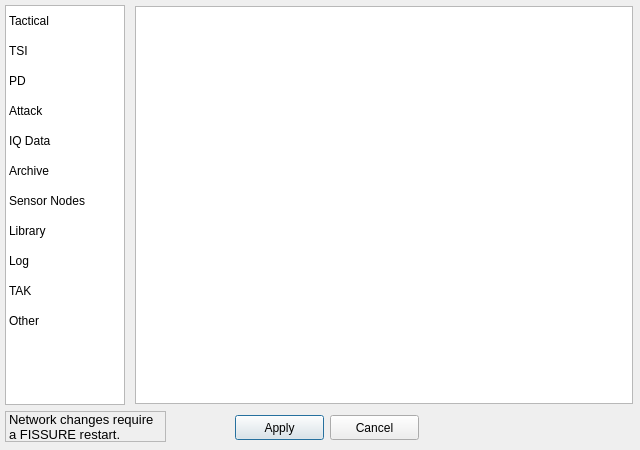
<?xml version="1.0" encoding="UTF-8"?>
<ui version="4.0">
 <class>OptionsDialog</class>
 <widget class="QDialog" name="OptionsDialog">
  <property name="windowModality">
   <enum>Qt::ApplicationModal</enum>
  </property>
  <property name="geometry">
   <rect>
    <x>0</x>
    <y>0</y>
    <width>640</width>
    <height>450</height>
   </rect>
  </property>
  <property name="windowTitle">
   <string>Options</string>
  </property>
  <property name="windowIcon">
   <iconset>
    <normaloff>../docs/Icons/logo_f.png</normaloff>../docs/Icons/logo_f.png</iconset>
  </property>
  <widget class="QListWidget" name="listWidget_options">
   <property name="geometry">
    <rect>
     <x>5</x>
     <y>5</y>
     <width>120</width>
     <height>400</height>
    </rect>
   </property>
   <property name="styleSheet">
    <string notr="true">QListWidget::item {
	margin: 8px; 
}</string>
   </property>
   <property name="flow">
    <enum>QListView::TopToBottom</enum>
   </property>
   <property name="spacing">
    <number>0</number>
   </property>
   <property name="viewMode">
    <enum>QListView::ListMode</enum>
   </property>
   <property name="currentRow">
    <number>-1</number>
   </property>
   <item>
    <property name="text">
     <string>Tactical</string>
    </property>
   </item>
   <item>
    <property name="text">
     <string>TSI</string>
    </property>
   </item>
   <item>
    <property name="text">
     <string>PD</string>
    </property>
   </item>
   <item>
    <property name="text">
     <string>Attack</string>
    </property>
   </item>
   <item>
    <property name="text">
     <string>IQ Data</string>
    </property>
   </item>
   <item>
    <property name="text">
     <string>Archive</string>
    </property>
   </item>
   <item>
    <property name="text">
     <string>Sensor Nodes</string>
    </property>
   </item>
   <item>
    <property name="text">
     <string>Library</string>
    </property>
   </item>
   <item>
    <property name="text">
     <string>Log</string>
    </property>
   </item>
   <item>
    <property name="text">
     <string>TAK</string>
    </property>
   </item>
   <item>
    <property name="text">
     <string>Other</string>
    </property>
   </item>
  </widget>
  <widget class="QFrame" name="frame">
   <property name="geometry">
    <rect>
     <x>135</x>
     <y>5</y>
     <width>500</width>
     <height>400</height>
    </rect>
   </property>
   <property name="frameShape">
    <enum>QFrame::NoFrame</enum>
   </property>
   <widget class="QStackedWidget" name="stackedWidget_options">
    <property name="geometry">
     <rect>
      <x>0</x>
      <y>1</y>
      <width>498</width>
      <height>398</height>
     </rect>
    </property>
    <property name="currentIndex">
     <number>0</number>
    </property>
    <widget class="QWidget" name="page">
     <widget class="QTableWidget" name="tableWidget_options_tactical">
      <property name="geometry">
       <rect>
        <x>0</x>
        <y>0</y>
        <width>498</width>
        <height>398</height>
       </rect>
      </property>
      <property name="font">
       <font>
        <pointsize>10</pointsize>
       </font>
      </property>
      <property name="lineWidth">
       <number>1</number>
      </property>
      <attribute name="horizontalHeaderVisible">
       <bool>false</bool>
      </attribute>
      <attribute name="horizontalHeaderDefaultSectionSize">
       <number>100</number>
      </attribute>
      <attribute name="horizontalHeaderStretchLastSection">
       <bool>true</bool>
      </attribute>
      <attribute name="verticalHeaderStretchLastSection">
       <bool>false</bool>
      </attribute>
      <column>
       <property name="text">
        <string/>
       </property>
      </column>
     </widget>
    </widget>
    <widget class="QWidget" name="page_2">
     <widget class="QTableWidget" name="tableWidget_options_tsi">
      <property name="geometry">
       <rect>
        <x>0</x>
        <y>0</y>
        <width>498</width>
        <height>398</height>
       </rect>
      </property>
      <property name="font">
       <font>
        <pointsize>10</pointsize>
       </font>
      </property>
      <attribute name="horizontalHeaderVisible">
       <bool>false</bool>
      </attribute>
      <attribute name="horizontalHeaderDefaultSectionSize">
       <number>100</number>
      </attribute>
      <attribute name="horizontalHeaderStretchLastSection">
       <bool>true</bool>
      </attribute>
      <attribute name="verticalHeaderStretchLastSection">
       <bool>false</bool>
      </attribute>
      <column>
       <property name="text">
        <string/>
       </property>
      </column>
     </widget>
    </widget>
    <widget class="QWidget" name="page_3">
     <widget class="QTableWidget" name="tableWidget_options_pd">
      <property name="geometry">
       <rect>
        <x>0</x>
        <y>0</y>
        <width>498</width>
        <height>398</height>
       </rect>
      </property>
      <property name="font">
       <font>
        <pointsize>10</pointsize>
       </font>
      </property>
      <attribute name="horizontalHeaderVisible">
       <bool>false</bool>
      </attribute>
      <attribute name="horizontalHeaderDefaultSectionSize">
       <number>100</number>
      </attribute>
      <attribute name="horizontalHeaderStretchLastSection">
       <bool>true</bool>
      </attribute>
      <attribute name="verticalHeaderStretchLastSection">
       <bool>false</bool>
      </attribute>
      <row>
       <property name="text">
        <string>buffer_size_interval</string>
       </property>
       <property name="font">
        <font>
         <pointsize>10</pointsize>
        </font>
       </property>
      </row>
      <column>
       <property name="text">
        <string/>
       </property>
      </column>
     </widget>
    </widget>
    <widget class="QWidget" name="page_4">
     <widget class="QTableWidget" name="tableWidget_options_attack">
      <property name="geometry">
       <rect>
        <x>0</x>
        <y>0</y>
        <width>498</width>
        <height>398</height>
       </rect>
      </property>
      <property name="font">
       <font>
        <pointsize>10</pointsize>
       </font>
      </property>
      <attribute name="horizontalHeaderVisible">
       <bool>false</bool>
      </attribute>
      <attribute name="horizontalHeaderDefaultSectionSize">
       <number>100</number>
      </attribute>
      <attribute name="horizontalHeaderStretchLastSection">
       <bool>true</bool>
      </attribute>
      <attribute name="verticalHeaderStretchLastSection">
       <bool>false</bool>
      </attribute>
      <row>
       <property name="text">
        <string>disabled_running_flow_graph_variables</string>
       </property>
       <property name="font">
        <font>
         <pointsize>10</pointsize>
        </font>
       </property>
      </row>
      <column>
       <property name="text">
        <string/>
       </property>
      </column>
     </widget>
    </widget>
    <widget class="QWidget" name="page_5">
     <widget class="QTableWidget" name="tableWidget_options_iq">
      <property name="geometry">
       <rect>
        <x>0</x>
        <y>0</y>
        <width>498</width>
        <height>398</height>
       </rect>
      </property>
      <property name="font">
       <font>
        <pointsize>10</pointsize>
       </font>
      </property>
      <attribute name="horizontalHeaderVisible">
       <bool>false</bool>
      </attribute>
      <attribute name="horizontalHeaderDefaultSectionSize">
       <number>100</number>
      </attribute>
      <attribute name="horizontalHeaderStretchLastSection">
       <bool>true</bool>
      </attribute>
      <attribute name="verticalHeaderStretchLastSection">
       <bool>false</bool>
      </attribute>
      <row>
       <property name="text">
        <string>fft_size</string>
       </property>
       <property name="font">
        <font>
         <pointsize>10</pointsize>
        </font>
       </property>
      </row>
      <row>
       <property name="text">
        <string>morse_code_amplitude_threshold</string>
       </property>
       <property name="font">
        <font>
         <pointsize>10</pointsize>
        </font>
       </property>
      </row>
      <row>
       <property name="text">
        <string>morse_code_error_tolerance</string>
       </property>
       <property name="font">
        <font>
         <pointsize>10</pointsize>
        </font>
       </property>
      </row>
      <row>
       <property name="text">
        <string>morse_code_same_letter_spacing</string>
       </property>
       <property name="font">
        <font>
         <pointsize>10</pointsize>
        </font>
       </property>
      </row>
      <row>
       <property name="text">
        <string>morse_code_between_letter_spacing</string>
       </property>
       <property name="font">
        <font>
         <pointsize>10</pointsize>
        </font>
       </property>
      </row>
      <row>
       <property name="text">
        <string>morse_code_between_word_spacing</string>
       </property>
       <property name="font">
        <font>
         <pointsize>10</pointsize>
        </font>
       </property>
      </row>
      <row>
       <property name="text">
        <string>moving_avg_points</string>
       </property>
       <property name="font">
        <font>
         <pointsize>10</pointsize>
        </font>
       </property>
      </row>
      <column>
       <property name="text">
        <string/>
       </property>
      </column>
     </widget>
    </widget>
    <widget class="QWidget" name="page_6">
     <widget class="QTableWidget" name="tableWidget_options_archive">
      <property name="geometry">
       <rect>
        <x>0</x>
        <y>0</y>
        <width>498</width>
        <height>398</height>
       </rect>
      </property>
      <property name="font">
       <font>
        <pointsize>10</pointsize>
       </font>
      </property>
      <attribute name="horizontalHeaderVisible">
       <bool>false</bool>
      </attribute>
      <attribute name="horizontalHeaderDefaultSectionSize">
       <number>100</number>
      </attribute>
      <attribute name="horizontalHeaderStretchLastSection">
       <bool>true</bool>
      </attribute>
      <attribute name="verticalHeaderStretchLastSection">
       <bool>false</bool>
      </attribute>
      <row>
       <property name="text">
        <string>dataset_noise_min</string>
       </property>
       <property name="font">
        <font>
         <pointsize>10</pointsize>
        </font>
       </property>
      </row>
      <row>
       <property name="text">
        <string>dataset_noise_max</string>
       </property>
       <property name="font">
        <font>
         <pointsize>10</pointsize>
        </font>
       </property>
      </row>
      <row>
       <property name="text">
        <string>dataset_phase_rot_min</string>
       </property>
       <property name="font">
        <font>
         <pointsize>10</pointsize>
        </font>
       </property>
      </row>
      <row>
       <property name="text">
        <string>dataset_phase_rot_max</string>
       </property>
       <property name="font">
        <font>
         <pointsize>10</pointsize>
        </font>
       </property>
      </row>
      <row>
       <property name="text">
        <string>dataset_scale_min</string>
       </property>
       <property name="font">
        <font>
         <pointsize>10</pointsize>
        </font>
       </property>
      </row>
      <row>
       <property name="text">
        <string>dataset_scale_max</string>
       </property>
       <property name="font">
        <font>
         <pointsize>10</pointsize>
        </font>
       </property>
      </row>
      <row>
       <property name="text">
        <string>dataset_freq_shift_min</string>
       </property>
       <property name="font">
        <font>
         <pointsize>10</pointsize>
        </font>
       </property>
      </row>
      <row>
       <property name="text">
        <string>dataset_freq_shift_max</string>
       </property>
       <property name="font">
        <font>
         <pointsize>10</pointsize>
        </font>
       </property>
      </row>
      <column>
       <property name="text">
        <string/>
       </property>
      </column>
     </widget>
    </widget>
    <widget class="QWidget" name="page_10">
     <widget class="QTableWidget" name="tableWidget_options_sensor_nodes">
      <property name="geometry">
       <rect>
        <x>0</x>
        <y>0</y>
        <width>498</width>
        <height>398</height>
       </rect>
      </property>
      <property name="font">
       <font>
        <pointsize>10</pointsize>
       </font>
      </property>
      <attribute name="horizontalHeaderVisible">
       <bool>false</bool>
      </attribute>
      <attribute name="horizontalHeaderDefaultSectionSize">
       <number>100</number>
      </attribute>
      <attribute name="horizontalHeaderStretchLastSection">
       <bool>true</bool>
      </attribute>
      <attribute name="verticalHeaderStretchLastSection">
       <bool>false</bool>
      </attribute>
      <column>
       <property name="text">
        <string/>
       </property>
      </column>
     </widget>
    </widget>
    <widget class="QWidget" name="page_7">
     <widget class="QTableWidget" name="tableWidget_options_library">
      <property name="geometry">
       <rect>
        <x>0</x>
        <y>0</y>
        <width>498</width>
        <height>398</height>
       </rect>
      </property>
      <property name="font">
       <font>
        <pointsize>10</pointsize>
       </font>
      </property>
      <attribute name="horizontalHeaderVisible">
       <bool>false</bool>
      </attribute>
      <attribute name="horizontalHeaderDefaultSectionSize">
       <number>100</number>
      </attribute>
      <attribute name="horizontalHeaderStretchLastSection">
       <bool>true</bool>
      </attribute>
      <attribute name="verticalHeaderStretchLastSection">
       <bool>false</bool>
      </attribute>
      <column>
       <property name="text">
        <string/>
       </property>
      </column>
     </widget>
    </widget>
    <widget class="QWidget" name="page_9">
     <widget class="QTableWidget" name="tableWidget_options_log">
      <property name="geometry">
       <rect>
        <x>0</x>
        <y>0</y>
        <width>498</width>
        <height>398</height>
       </rect>
      </property>
      <property name="font">
       <font>
        <pointsize>10</pointsize>
       </font>
      </property>
      <attribute name="horizontalHeaderVisible">
       <bool>false</bool>
      </attribute>
      <attribute name="horizontalHeaderDefaultSectionSize">
       <number>100</number>
      </attribute>
      <attribute name="horizontalHeaderStretchLastSection">
       <bool>true</bool>
      </attribute>
      <attribute name="verticalHeaderStretchLastSection">
       <bool>false</bool>
      </attribute>
      <row>
       <property name="text">
        <string>console_logging_level</string>
       </property>
       <property name="font">
        <font>
         <pointsize>10</pointsize>
        </font>
       </property>
      </row>
      <row>
       <property name="text">
        <string>file_logging_level</string>
       </property>
       <property name="font">
        <font>
         <pointsize>10</pointsize>
        </font>
       </property>
      </row>
      <column>
       <property name="text">
        <string/>
       </property>
      </column>
     </widget>
    </widget>
    <widget class="QWidget" name="page_11">
     <widget class="QTableWidget" name="tableWidget_options_tak">
      <property name="geometry">
       <rect>
        <x>0</x>
        <y>0</y>
        <width>498</width>
        <height>398</height>
       </rect>
      </property>
      <property name="font">
       <font>
        <pointsize>10</pointsize>
       </font>
      </property>
      <attribute name="horizontalHeaderVisible">
       <bool>false</bool>
      </attribute>
      <attribute name="horizontalHeaderDefaultSectionSize">
       <number>100</number>
      </attribute>
      <attribute name="horizontalHeaderStretchLastSection">
       <bool>true</bool>
      </attribute>
      <attribute name="verticalHeaderStretchLastSection">
       <bool>false</bool>
      </attribute>
      <row>
       <property name="text">
        <string>ip_addr</string>
       </property>
       <property name="font">
        <font>
         <pointsize>10</pointsize>
        </font>
       </property>
      </row>
      <row>
       <property name="text">
        <string>tak_on_startup</string>
       </property>
      </row>
      <row>
       <property name="text">
        <string>port</string>
       </property>
       <property name="font">
        <font>
         <pointsize>10</pointsize>
        </font>
       </property>
      </row>
      <row>
       <property name="text">
        <string>webadmin_cert</string>
       </property>
       <property name="font">
        <font>
         <pointsize>10</pointsize>
        </font>
       </property>
      </row>
      <row>
       <property name="text">
        <string>cert</string>
       </property>
       <property name="font">
        <font>
         <pointsize>10</pointsize>
        </font>
       </property>
      </row>
      <row>
       <property name="text">
        <string>key</string>
       </property>
       <property name="font">
        <font>
         <pointsize>10</pointsize>
        </font>
       </property>
      </row>
      <column>
       <property name="text">
        <string/>
       </property>
      </column>
     </widget>
    </widget>
    <widget class="QWidget" name="page_8">
     <widget class="QTableWidget" name="tableWidget_options_other">
      <property name="geometry">
       <rect>
        <x>0</x>
        <y>0</y>
        <width>498</width>
        <height>398</height>
       </rect>
      </property>
      <property name="font">
       <font>
        <pointsize>10</pointsize>
       </font>
      </property>
      <attribute name="horizontalHeaderVisible">
       <bool>false</bool>
      </attribute>
      <attribute name="horizontalHeaderDefaultSectionSize">
       <number>100</number>
      </attribute>
      <attribute name="horizontalHeaderStretchLastSection">
       <bool>true</bool>
      </attribute>
      <attribute name="verticalHeaderStretchLastSection">
       <bool>false</bool>
      </attribute>
      <row>
       <property name="text">
        <string>heartbeat_interval</string>
       </property>
       <property name="font">
        <font>
         <pointsize>10</pointsize>
        </font>
       </property>
      </row>
      <row>
       <property name="text">
        <string>failure_multiple</string>
       </property>
       <property name="font">
        <font>
         <pointsize>10</pointsize>
        </font>
       </property>
      </row>
      <row>
       <property name="text">
        <string>dashboard_hiprfisr_dealer_port</string>
       </property>
       <property name="font">
        <font>
         <pointsize>10</pointsize>
        </font>
       </property>
      </row>
      <row>
       <property name="text">
        <string>tsi_hiprfisr_dealer_port</string>
       </property>
       <property name="font">
        <font>
         <pointsize>10</pointsize>
        </font>
       </property>
      </row>
      <row>
       <property name="text">
        <string>sensor_node_hiprfisr_dealer_port</string>
       </property>
       <property name="font">
        <font>
         <pointsize>10</pointsize>
        </font>
       </property>
      </row>
      <row>
       <property name="text">
        <string>pd_hiprfisr_dealer_port</string>
       </property>
       <property name="font">
        <font>
         <pointsize>10</pointsize>
        </font>
       </property>
      </row>
      <row>
       <property name="text">
        <string>hiprfisr_pub_port</string>
       </property>
       <property name="font">
        <font>
         <pointsize>10</pointsize>
        </font>
       </property>
      </row>
      <row>
       <property name="text">
        <string>dashboard_pub_port</string>
       </property>
       <property name="font">
        <font>
         <pointsize>10</pointsize>
        </font>
       </property>
      </row>
      <row>
       <property name="text">
        <string>tsi_pub_port</string>
       </property>
       <property name="font">
        <font>
         <pointsize>10</pointsize>
        </font>
       </property>
      </row>
      <row>
       <property name="text">
        <string>tsi_pub_port_id</string>
       </property>
       <property name="font">
        <font>
         <pointsize>10</pointsize>
        </font>
       </property>
      </row>
      <row>
       <property name="text">
        <string>tsi_pub_port_classification</string>
       </property>
       <property name="font">
        <font>
         <pointsize>10</pointsize>
        </font>
       </property>
      </row>
      <row>
       <property name="text">
        <string>sensor_node_pub_port</string>
       </property>
       <property name="font">
        <font>
         <pointsize>10</pointsize>
        </font>
       </property>
      </row>
      <row>
       <property name="text">
        <string>pd_pub_port</string>
       </property>
       <property name="font">
        <font>
         <pointsize>10</pointsize>
        </font>
       </property>
      </row>
      <row>
       <property name="text">
        <string>pd_bits_port</string>
       </property>
       <property name="font">
        <font>
         <pointsize>10</pointsize>
        </font>
       </property>
      </row>
      <row>
       <property name="text">
        <string>clear_log_file_on_startup</string>
       </property>
       <property name="font">
        <font>
         <pointsize>10</pointsize>
        </font>
       </property>
      </row>
      <row>
       <property name="text">
        <string>color1</string>
       </property>
       <property name="font">
        <font>
         <pointsize>10</pointsize>
        </font>
       </property>
      </row>
      <row>
       <property name="text">
        <string>color2</string>
       </property>
       <property name="font">
        <font>
         <pointsize>10</pointsize>
        </font>
       </property>
      </row>
      <row>
       <property name="text">
        <string>color3</string>
       </property>
       <property name="font">
        <font>
         <pointsize>10</pointsize>
        </font>
       </property>
      </row>
      <row>
       <property name="text">
        <string>color4</string>
       </property>
       <property name="font">
        <font>
         <pointsize>10</pointsize>
        </font>
       </property>
      </row>
      <row>
       <property name="text">
        <string>color5</string>
       </property>
       <property name="font">
        <font>
         <pointsize>10</pointsize>
        </font>
       </property>
      </row>
      <row>
       <property name="text">
        <string>color6</string>
       </property>
       <property name="font">
        <font>
         <pointsize>10</pointsize>
        </font>
       </property>
      </row>
      <row>
       <property name="text">
        <string>color7</string>
       </property>
       <property name="font">
        <font>
         <pointsize>10</pointsize>
        </font>
       </property>
      </row>
      <row>
       <property name="text">
        <string>color8</string>
       </property>
       <property name="font">
        <font>
         <pointsize>10</pointsize>
        </font>
       </property>
      </row>
      <row>
       <property name="text">
        <string>color9</string>
       </property>
       <property name="font">
        <font>
         <pointsize>10</pointsize>
        </font>
       </property>
      </row>
      <row>
       <property name="text">
        <string>color10</string>
       </property>
       <property name="font">
        <font>
         <pointsize>10</pointsize>
        </font>
       </property>
      </row>
      <row>
       <property name="text">
        <string>color11</string>
       </property>
       <property name="font">
        <font>
         <pointsize>10</pointsize>
        </font>
       </property>
      </row>
      <row>
       <property name="text">
        <string>color12</string>
       </property>
       <property name="font">
        <font>
         <pointsize>10</pointsize>
        </font>
       </property>
      </row>
      <row>
       <property name="text">
        <string>color13</string>
       </property>
       <property name="font">
        <font>
         <pointsize>10</pointsize>
        </font>
       </property>
      </row>
      <row>
       <property name="text">
        <string>icon_style</string>
       </property>
       <property name="font">
        <font>
         <pointsize>10</pointsize>
        </font>
       </property>
      </row>
      <row>
       <property name="text">
        <string>color_mode</string>
       </property>
       <property name="font">
        <font>
         <pointsize>10</pointsize>
        </font>
       </property>
      </row>
      <column>
       <property name="text">
        <string/>
       </property>
      </column>
      <item row="0" column="0">
       <property name="text">
        <string/>
       </property>
       <property name="font">
        <font>
         <pointsize>10</pointsize>
        </font>
       </property>
      </item>
      <item row="2" column="0">
       <property name="text">
        <string/>
       </property>
       <property name="font">
        <font>
         <pointsize>10</pointsize>
        </font>
       </property>
      </item>
      <item row="3" column="0">
       <property name="text">
        <string/>
       </property>
       <property name="font">
        <font>
         <pointsize>10</pointsize>
        </font>
       </property>
      </item>
      <item row="4" column="0">
       <property name="text">
        <string/>
       </property>
       <property name="font">
        <font>
         <pointsize>10</pointsize>
        </font>
       </property>
      </item>
     </widget>
    </widget>
   </widget>
  </widget>
  <widget class="QLabel" name="label2_">
   <property name="geometry">
    <rect>
     <x>5</x>
     <y>411</y>
     <width>161</width>
     <height>31</height>
    </rect>
   </property>
   <property name="font">
    <font>
     <pointsize>10</pointsize>
    </font>
   </property>
   <property name="frameShape">
    <enum>QFrame::StyledPanel</enum>
   </property>
   <property name="frameShadow">
    <enum>QFrame::Plain</enum>
   </property>
   <property name="text">
    <string>Network changes require a FISSURE restart.</string>
   </property>
   <property name="wordWrap">
    <bool>true</bool>
   </property>
  </widget>
  <widget class="QPushButton" name="pushButton_apply">
   <property name="geometry">
    <rect>
     <x>235</x>
     <y>415</y>
     <width>89</width>
     <height>25</height>
    </rect>
   </property>
   <property name="text">
    <string>Apply</string>
   </property>
  </widget>
  <widget class="QPushButton" name="pushButton_cancel">
   <property name="geometry">
    <rect>
     <x>330</x>
     <y>415</y>
     <width>89</width>
     <height>25</height>
    </rect>
   </property>
   <property name="text">
    <string>Cancel</string>
   </property>
  </widget>
 </widget>
 <resources/>
 <connections/>
</ui>
